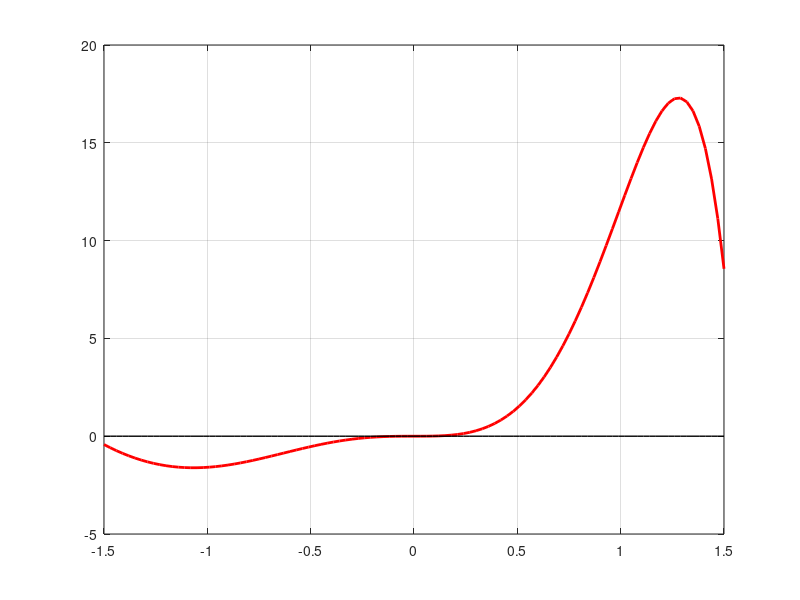

Here is the MATLAB script that generated this plot:
% Exercise 22
clear; clc;

% Init
a = -1.5;
b = 1.5;
N = 100;
x = linspace(a, b, N+1);
f = @(x) 4*x.^3 .* 2.*exp(x) .* cos(x);

% Calculate Integral
dx = (b-a)/N;
I = 0;
for i=1:N
    xi = a + (i-1/2)*dx;
    I = I + f(xi);
end
I = I*dx;
sprintf('Tich phan: I = %.5f', I)
% Show Graph
figure
plot(x, f(x), 'r-', 'LineWidth', 2);
hold on
plot(x, x.*0, 'k', 'LineWidth', 1)
grid on
